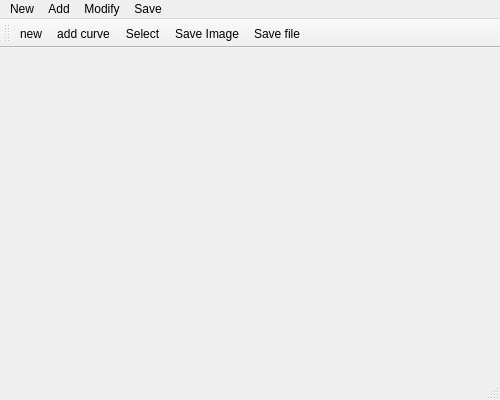
<?xml version="1.0" encoding="UTF-8"?>
<ui version="4.0">
 <class>MainWindow</class>
 <widget class="QMainWindow" name="MainWindow">
  <property name="geometry">
   <rect>
    <x>0</x>
    <y>0</y>
    <width>500</width>
    <height>400</height>
   </rect>
  </property>
  <property name="windowTitle">
   <string>MainWindow</string>
  </property>
  <widget class="QWidget" name="centralWidget"/>
  <widget class="QStatusBar" name="statusBar"/>
  <widget class="QMenuBar" name="menuBar">
   <property name="geometry">
    <rect>
     <x>0</x>
     <y>0</y>
     <width>500</width>
     <height>22</height>
    </rect>
   </property>
   <widget class="QMenu" name="menuSave">
    <property name="title">
     <string>Save</string>
    </property>
    <addaction name="actionSave_Image"/>
    <addaction name="separator"/>
    <addaction name="actionSave_file"/>
   </widget>
   <widget class="QMenu" name="menuNew">
    <property name="title">
     <string>New</string>
    </property>
    <addaction name="actionNew"/>
   </widget>
   <widget class="QMenu" name="menuAdd">
    <property name="title">
     <string>Add</string>
    </property>
    <addaction name="actionAdd_curve"/>
   </widget>
   <widget class="QMenu" name="menuModify">
    <property name="title">
     <string>Modify</string>
    </property>
    <addaction name="actionModify"/>
   </widget>
   <addaction name="menuNew"/>
   <addaction name="menuAdd"/>
   <addaction name="menuModify"/>
   <addaction name="menuSave"/>
  </widget>
  <widget class="QToolBar" name="toolBar">
   <property name="windowTitle">
    <string>toolBar</string>
   </property>
   <attribute name="toolBarArea">
    <enum>TopToolBarArea</enum>
   </attribute>
   <attribute name="toolBarBreak">
    <bool>false</bool>
   </attribute>
   <addaction name="actionNew"/>
   <addaction name="actionAdd_curve"/>
   <addaction name="actionModify"/>
   <addaction name="actionSave_Image"/>
   <addaction name="actionSave_file"/>
  </widget>
  <action name="actionSave_Image">
   <property name="text">
    <string>Save Image</string>
   </property>
  </action>
  <action name="actionNew">
   <property name="text">
    <string>new</string>
   </property>
  </action>
  <action name="actionAdd_curve">
   <property name="text">
    <string>add curve</string>
   </property>
  </action>
  <action name="actionModify">
   <property name="text">
    <string>Select</string>
   </property>
  </action>
  <action name="actionSave_file">
   <property name="text">
    <string>Save file</string>
   </property>
  </action>
 </widget>
 <layoutdefault spacing="6" margin="11"/>
 <resources/>
 <connections/>
</ui>
